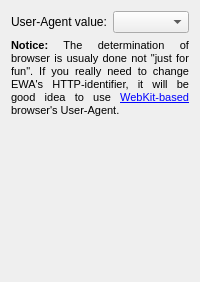
             <widget class="QWidget" name="pUAPage">
              <layout class="QVBoxLayout" name="verticalLayout_5">
               <item>
                <layout class="QFormLayout" name="formLayout_2">
                 <property name="fieldGrowthPolicy">
                  <enum>QFormLayout::AllNonFixedFieldsGrow</enum>
                 </property>
                 <property name="rowWrapPolicy">
                  <enum>QFormLayout::WrapLongRows</enum>
                 </property>
                 <item row="0" column="0">
                  <widget class="QLabel" name="label_6">
                   <property name="text">
                    <string>User-Agent value:</string>
                   </property>
                  </widget>
                 </item>
                 <item row="0" column="1">
                  <widget class="EWAUAComboBox" name="userAgentComboBox">
                   <property name="toolTip">
                    <string>Application identificator for HTTP-server.
If view of target content is differ from it in your browser,
you can try change EWA's identifier here.</string>
                   </property>
                  </widget>
                 </item>
                </layout>
               </item>
               <item>
                <widget class="QLabel" name="label_8">
                 <property name="text">
                  <string>&lt;!DOCTYPE HTML PUBLIC &quot;-//W3C//DTD HTML 4.0//EN&quot; &quot;http://www.w3.org/TR/REC-html40/strict.dtd&quot;&gt;
&lt;html&gt;&lt;head&gt;&lt;meta name=&quot;qrichtext&quot; content=&quot;1&quot; /&gt;&lt;style type=&quot;text/css&quot;&gt;
p, li { white-space: pre-wrap; }
&lt;/style&gt;&lt;/head&gt;&lt;body style=&quot; font-family:'MS Shell Dlg 2'; font-size:8.25pt; font-weight:400; font-style:normal;&quot;&gt;
&lt;p style=&quot; margin-top:0px; margin-bottom:0px; margin-left:0px; margin-right:0px; -qt-block-indent:0; text-indent:0px;&quot;&gt;&lt;span style=&quot; font-size:8pt; font-weight:600;&quot;&gt;Notice:&lt;/span&gt;&lt;span style=&quot; font-size:8pt;&quot;&gt; The determination of browser is usualy done not &quot;just for fun&quot;. If you really need to change EWA's HTTP-identifier, it will be good idea to use &lt;/span&gt;&lt;a href=&quot;http://en.wikipedia.org/wiki/List_of_web_browsers#WebKit-based_browsers&quot;&gt;&lt;span style=&quot; font-size:8pt; text-decoration: underline; color:#0000ff;&quot;&gt;WebKit-based&lt;/span&gt;&lt;/a&gt;&lt;span style=&quot; font-size:8pt;&quot;&gt; browser's User-Agent.&lt;/span&gt;&lt;/p&gt;&lt;/body&gt;&lt;/html&gt;</string>
                 </property>
                 <property name="alignment">
                  <set>Qt::AlignJustify|Qt::AlignVCenter</set>
                 </property>
                 <property name="wordWrap">
                  <bool>true</bool>
                 </property>
                 <property name="openExternalLinks">
                  <bool>true</bool>
                 </property>
                </widget>
               </item>
               <item>
                <spacer name="verticalSpacer_6">
                 <property name="orientation">
                  <enum>Qt::Vertical</enum>
                 </property>
                 <property name="sizeHint" stdset="0">
                  <size>
                   <width>20</width>
                   <height>154</height>
                  </size>
                 </property>
                </spacer>
               </item>
              </layout>
             </widget>
